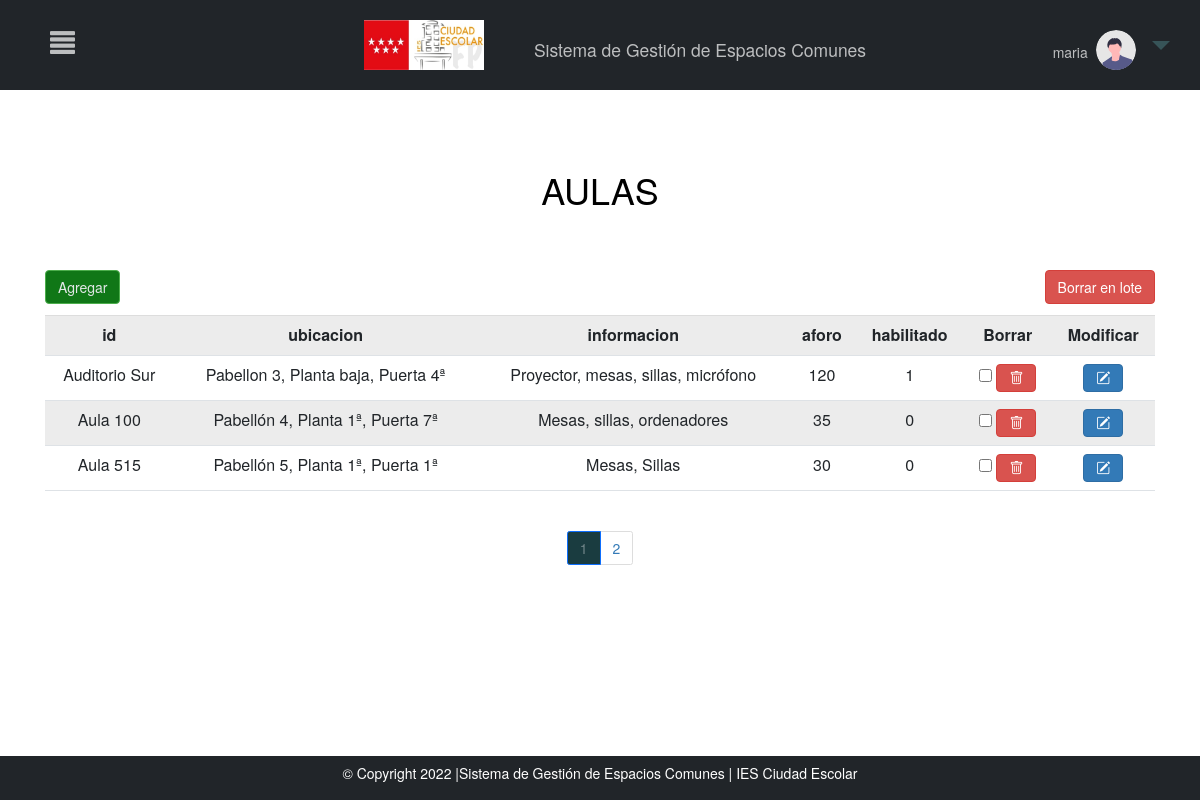
Screenshot of /MVC_proyectofinal/inicio.php?c=crudAulas&page=1 (signed in) with the database file from the repository.
### tables this page shows
CREATE TABLE `aulas` (
  `id` varchar(220) NOT NULL,
  `ubicacion` varchar(220) NOT NULL,
  `informacion` varchar(220) NOT NULL,
  `aforo` int(100) NOT NULL,
  `habilitado` tinyint(1) NOT NULL
);

### MVC_proyectofinal/controller/controller.php (called while the page is built, shortened)
<?php
require_once ("models/crud.php");
class Control{
    function __construct()
    {
        $this->crud=new Crud();
    }
    function crudAulas(){
        include_once ("views/crudAulas.php");
    }
}
?>

### MVC_proyectofinal/models/conexion.php (called while the page is built)
<?php
class Conexion{
    public function conexion(){
        try{
            $conexion=new PDO("mysql:host=localhost;dbname=sgec","root","");
            $conexion->setAttribute(PDO::ATTR_ERRMODE,PDO::ERRMODE_EXCEPTION);
            return $conexion;
        }
        catch(PDOException $e){
            echo $e->getMessage();
            return null;
        }
    }
}
?>

### MVC_proyectofinal/models/crud.php (called while the page is built, shortened)
<?php
include("conexion.php");
class Crud extends Conexion{
    private $conexion;
    function __construct()
    {
        $this->conexion=parent::conexion();
    }
    function crudAulas($opc,$iteams_pagina=null,$offset=null){
        if($opc==1){
            $sql="SELECT count(*) FROM aulas";
            $consulta=$this->conexion->prepare($sql);
            $consulta->execute();
            $count=$consulta->fetch(PDO::FETCH_NUM);
            return $count;
        }
        elseif($opc==2){
            $sql="SELECT * FROM aulas ORDER BY id ASC LIMIT ".$iteams_pagina." OFFSET ".$offset."";
            $consulta=$this->conexion->prepare($sql);
            $consulta->execute();
            $consult=$consulta->fetchAll(PDO::FETCH_ASSOC);
            $keys=array_keys($consult[0]);
            return array($consult,$keys);
        }
    }
}
?>

### MVC_proyectofinal/views/crudAulas.php (the view, shortened to what this page needs)
<html lang="en">
<head>
<link rel="stylesheet" href="https://cdn.jsdelivr.net/npm/bootstrap-icons@1.8.1/font/bootstrap-icons.css">
<link rel="stylesheet" href="libs/bootstrap-5.1.3-dist/css/bootstrap.min.css">
</head>
<body>
<?php include "menu.php";
    ?>
            <?php
$count=$this->crud->crudAulas(1);
if($count[0]==0){
    echo '
    <div class="row >
    <div class="col-md-12 ">
    <h1 class="display-3"> No se han creado aulas aún</h1>';
    echo "<a href='?c=crudAulas&page=".$_GET['page']."&crear=1'><button name='crear'  class='btn btn-success'> Agregar</button></a>
    ";
    echo '</div>
    </div>
    </div>';
}
else{
$iteams_pagina=3;
$total_pages=ceil($count[0]/$iteams_pagina);
$page=0;
if(isset($_GET["page"]) && !empty($_GET["page"])){
    $page=$_GET["page"];
}else{
    $page=1;
}
$offset=($page-1) * $iteams_pagina;
$result=$this->crud->crudAulas(2,$iteams_pagina,$offset);
?>
<div class="row" style="margin-top:5%">
                <div class="col-md-12 ">
                <h1 style="color:black; text-align:center; margin-bottom:0%; background-color:white" >AULAS</h1>
<?php
       echo '<div class="container" style="margin-top:60px;">
       <div class="row">
                       <div class="col-md-12 ">';
        echo "<a href='?c=crudAulas&page=".$_GET['page']."&crear=1'><button name='crear'  class='btn btn-success'> Agregar</button></a>  ";
       echo                    '<table class="table table-striped bg-white table-hover" style="text-align: center; margin-top:1%">';
        echo "<tr >";
        foreach($result[1] as $indice){
            echo "<th>".$indice."</th>";
        }
        echo "<th>Borrar</th>";
        echo "<th>Modificar</th>";
        echo "</tr>";
        ?>
        <form action="?c=borrarAulas&pag=<?php echo $_GET["page"]?>" method="post">
            <input type='submit' name='borrar' value='Borrar en lote' class='btn btn-danger' style='float:right;' >
        <?php
        foreach($result[0] as $indice=>$dato){
            foreach($dato as $x=>$y){
                echo "<td>".$y."</td>";
            }
            ?>
            <td><input type="checkbox" name="eliminar[]" value="<?php echo $dato["id"]?>">
            <a class="btn btn-danger"  href="?c=borrarAulas&id=<?php echo $dato["id"] ?>&pag=<?php echo $_GET["page"]?>"><i class="bi bi-trash"></i></a>
            </td>
            <td><button  title="Modificar" class="btn btn-primary" name="modificar" value="<?php echo $dato["id"] ?>"> <i class="bi bi-pencil-square"></i></button></td>
            <?php
            }
  ?>
           </table>
        </div>
 <?php
echo "<br>";
?>
<nav aria-label="..." class="contenedor-paginador" >
  <ul class="pagination pagination-mg justify-content-center">
<?php
for($i=1;$i<=$total_pages;$i++){
    if($i==$page){
        echo "<li class='page-item active'><a class='page-link'>".$i."</a></li>";
    }else{
        echo "<li class='page-item'><a class='page-link' href='?c=crudAulas&page=$i'>$i</a></li>";
    }
}
}
?>
  </ul>
</nav>
</body>
</html>

### MVC_proyectofinal/libs/css/estilos.css (style rules this page uses)
th { text-align: center !important; }
.contenedor-paginador { display: flex; justify-content: center; }
li.page-item.active a.page-link { background-color: #1A3C40 !important; color:#708588 !important }
.btn.btn-success { background-color: #107717; color:#E2E7E7 }

### MVC_proyectofinal/views/menu.php (style rules this page uses)
body { overflow-x: hidden; }
body { font-family: "Lato", sans-serif; }

### rows the page displays
aulas: id "Auditorio Sur", ubicacion "Pabellon 3, Planta baja, Puerta 4ª", informacion "Proyector, mesas, sillas, micrófono", aforo "120", habilitado "1"
aulas: id "Aula 100", ubicacion "Pabellón 4, Planta 1ª, Puerta 7ª", informacion "Mesas, sillas, ordenadores", aforo "35", habilitado "0"
aulas: id "Aula 515", ubicacion "Pabellón 5, Planta 1ª, Puerta 1ª", informacion "Mesas, Sillas", aforo "30", habilitado "0"

### other values shown
$_SESSION['nombre'] "maria"
$indice "id"
$indice "ubicacion"
$indice "informacion"
$indice "aforo"
$indice "habilitado"
